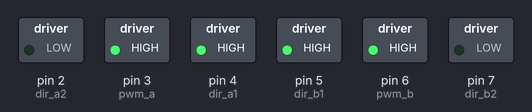
This sketch was run on a simulated Arduino Uno, built with avr-gcc and run on an emulated ATmega328P. On the bench: switched loads named in the sketch (green lamp = pin HIGH).

Above: at 1.0 s.
At 5.0 s:
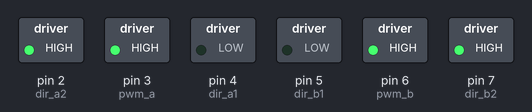
At 7.0 s:
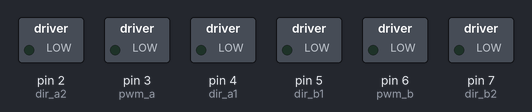
Timing chart, 0 to 10.4 s (numbered marks = the images above):
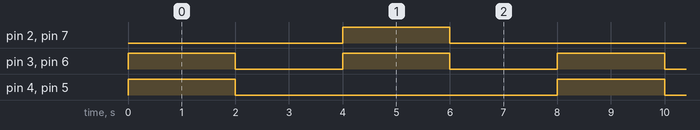

Measured:
- by itself, pin 2 (dir_a2), pin 4 (dir_a1), pin 5 (dir_b1), pin 7 (dir_b2): alternates HIGH for 2.0 s and LOW for 6.0 s
- by itself, pin 3 (pwm_a), pin 6 (pwm_b): alternates HIGH for 2.0 s and LOW for 2.0 s
- by itself, everything shown: repeats every 8.0 s, in 4 steps

The sketch:

motorrunning.ino
```cpp
int pwm_a = 3;   //PWM control for motor outputs 1 and 2 is on digital pin 3
int pwm_b = 6;  //PWM control for motor outputs 3 and 4 is on digital pin 11
int dir_a1 = 4;
int dir_a2 = 2;
int dir_b1 = 5;
int dir_b2 = 7;

void setup(){
  Serial.begin(9600);

  pinMode(pwm_a,  OUTPUT);  //Set control pins to be outputs
  pinMode(pwm_b,  OUTPUT);
  pinMode(dir_a1, OUTPUT);  //set motor direction output
  pinMode(dir_a2, OUTPUT);
  pinMode(dir_b1, OUTPUT);
  pinMode(dir_b2, OUTPUT);
}

void loop(){

    forward();
    delay(2000);
    stopped();
    delay(2000);
    backward();
    delay(2000);
    stopped();
    delay(2000);

}

 void forward() //full speed forward
{
  digitalWrite(dir_a1, HIGH);  //Reverse both motors direction, 1 high
  digitalWrite(dir_a2, LOW);
  digitalWrite(dir_b1, HIGH);  //Reverse both motors direction, 2 high
  digitalWrite(dir_b2, LOW);
  analogWrite(pwm_a, 255);    //set motor A to run at 100% duty cycle (fast)
  analogWrite(pwm_b, 255);    //set motor B to run at 100% duty cycle (fast)
}

void backward() //turn right
{
  digitalWrite(dir_a1, LOW);  //Set motor direction, 1 Low
  digitalWrite(dir_a2, HIGH);
  digitalWrite(dir_b1, LOW);  //Set motor direction, 2 Low
  digitalWrite(dir_b2, HIGH);
  analogWrite(pwm_a, 255);   //set motor 2 to run at 100% duty cycle (fast)
  analogWrite(pwm_b, 255);
}
 void stopped() //stop the motor
{
  digitalWrite(dir_a1, LOW);  //Set motor direction, 1 low
  digitalWrite(dir_a2, LOW);
  digitalWrite(dir_b1, LOW);  //Set motor direction, 2 low
  digitalWrite(dir_b2, LOW);
  analogWrite(pwm_a, 0);   //set both motors to stop(0)
  analogWrite(pwm_b, 0);
}
```
